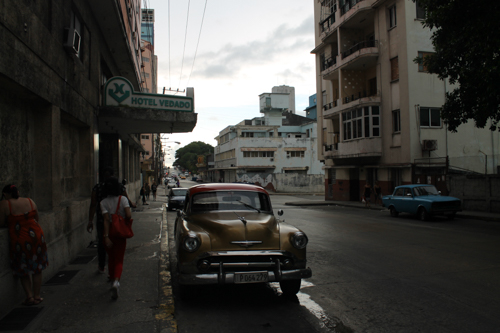
#> input picture 7_WS19/Bildverarbeitung/Uebungen/Uebung03/bild01.jpg, 500 x 333 px
$ python uebung3.py
#> lines starting #> are read from the running program, lines starting #| are printed output that depends on the picture
from PIL import Image
import numpy as np
import matplotlib.pyplot as plt
import matplotlib.cm as cm


def compute_Histo(img):
    img = np.asarray(img)
    histogram = np.zeros(256)

    for i, row in enumerate(img):
        for j, value in enumerate(row):
            histogram[int(value)] += 1

    return histogram


# Gibt normiertes kumuliertes Histogram (CDF) zurück
def compute_cumHisto(img, binSize=1):

    histo = img
    k = len(histo)
    n = 0

    for i in range(0, k):
        n += histo[i]

    p = np.zeros(int(np.ceil(256 / binSize)))
    c = float(histo[0])  # first value
    for i in range(1, k):
        c += histo[i]
        p[i // binSize] = c / n

    return p

# Führt diskrete Histogrammanpassung durch
def match_Histo(img_histo, ref_histo):

    k = len(img_histo)
    pa = compute_cumHisto(img_histo)
    pr = compute_cumHisto(ref_histo)

    lut = np.zeros(k)

    for a in range(0, k):
        j = k - 1

        while True:
            lut[a] = j
            j -= 1
            if j < 0 or pa[a] > pr[j]:
                break

    return lut


def apply_LUT(img, lut):

    new = np.zeros(np.shape(img)[:2])

    for i, row in enumerate(img):
        for j, pixel in enumerate(row):
            new[i][j] = lut[int(img[i][j])]

    return Image.fromarray(new)


def rgb2gray(rgb):

    img = np.asarray(rgb)
    gray = np.zeros(np.shape(img)[:2])

    for i, row in enumerate(img):
        for j, pixel in enumerate(row):
            gray[i][j] = (int(pixel[0]) + int(pixel[1]) + int(pixel[2])) // 3

    return gray


if __name__ == "__main__":

    # read img
    im = Image.open("bild01.jpg")
#> im is the input picture: PIL image 500x333 RGB; mean R, G, B 62.9, 61.8, 58.3
    ref = Image.open("bild02.jpg")
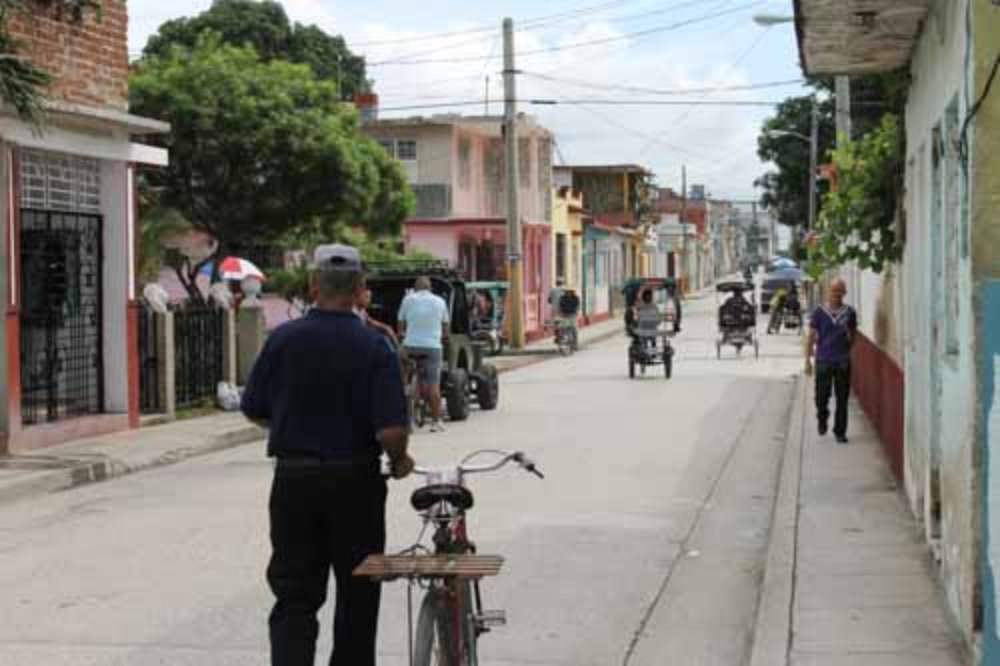
#> input picture 7_WS19/Bildverarbeitung/Uebungen/Uebung03/bild02.jpg, 1000 x 666 px
#> ref is the input picture: PIL image 1000x666 RGB; mean R, G, B 131.7, 129.6, 122.9

    # convert to numpy array
    arr_im = rgb2gray(im)
    arr_ref = rgb2gray(ref)
#> after the loop in rgb2gray (call 2), `for i, row in enumerate(img):`:
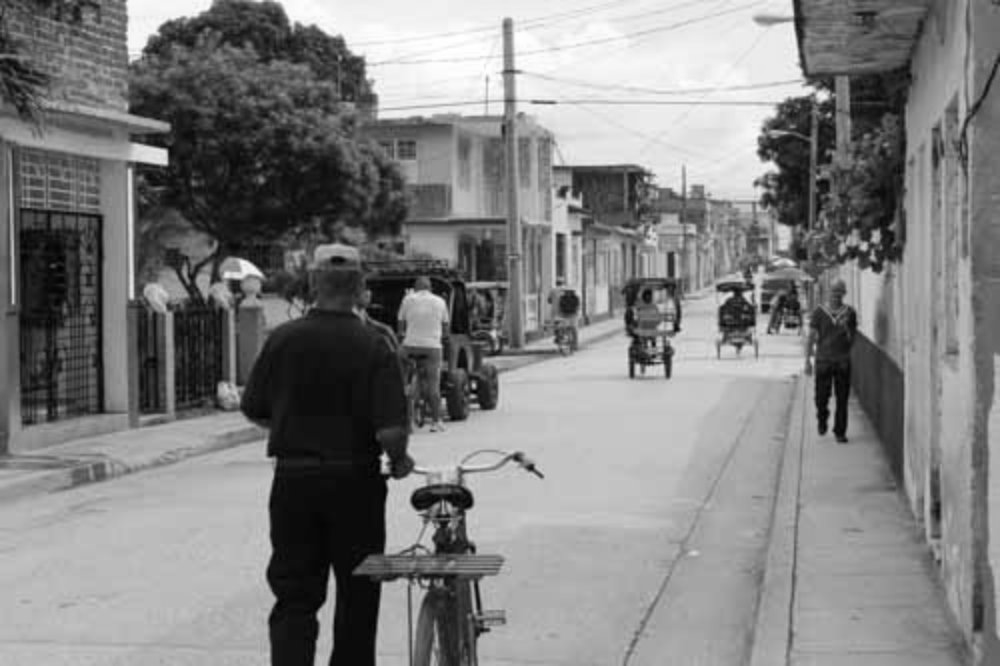
#> gray: shape (666, 1000) float64; min 0, max 255, mean 127.7

    # compute histograms
    histo_im = compute_Histo(arr_im)
#> after the loop in compute_Histo, `for i, row in enumerate(img):`: histogram = 256 values, max 3752 at index 24, min 3 at index 197, mean 650.4
#> histo_im has the same summary as histogram in compute_Histo
    histo_ref = compute_Histo(arr_ref)
#> histo_ref = 256 values, max 10015 at index 187, min 7 at index 0, mean 2601.6

    # compute new image with lut
    lut = match_Histo(histo_im, histo_ref)
#> in match_Histo, `k = len(img_histo)`: k = 256
#> in compute_cumHisto, `histo = img`: histo has the same summary as histogram in compute_Histo
#> the loop in compute_cumHisto, `for i in range(0, k):` made 256 passes
#> n on passes 1 to 3: 163, 711, 2641
#> after the loop in compute_cumHisto, `for i in range(0, k):`: n = 166500
#> in compute_cumHisto, `c = float(histo[0])`: c = 163
#> the loop in compute_cumHisto, `for i in range(1, k):` made 255 passes
#> c on passes 1 to 3: 711, 2641, 6138
#> after the loop in compute_cumHisto, `for i in range(1, k):`: c = 166500; p = 256 values from 0 to 1
#> the loop in compute_cumHisto (call 2), `for i in range(0, k):` made 256 passes
#> n on passes 1 to 3: 7, 22, 52
#> the loop in compute_cumHisto (call 2), `for i in range(1, k):` made 255 passes
#> c on passes 1 to 3: 22, 52, 119
#> after the loop in match_Histo, `for a in range(0, k):`: lut = 256 values from 0 to 255
#> lut = 256 values from 0 to 255
    im_new = apply_LUT(arr_im, lut)
#> after the loop in apply_LUT, `for i, row in enumerate(img):`:
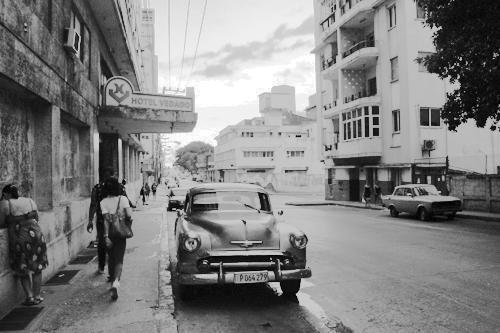
#> new: shape (333, 500) float64; min 0, max 255, mean 129.1

    # compute new histogram of new image
    histo_new = compute_Histo(im_new)
#> histo_new = 256 values, max 3752 at index 101, min 0 at index 1, mean 650.4

    # plot information
    N = histo_new.size
#> N = 256
    x = range(N)
    width = 1

    # plot histogram of image
    plt.figure(1)
    plt.subplot(211)
    plt.bar(x, histo_im, width, color="blue")
    plt.xlim([0, N-1])
    # plot new img
    plt.figure(1)
    plt.subplot(212)
    plt.imshow(im, cmap=cm.Greys_r)

    # plot histogram of new image
    plt.figure(2)
    plt.subplot(211)
    plt.bar(x, histo_new, width, color="blue")
    plt.xlim([0, N-1])
    # plot new img
    plt.figure(2)
    plt.subplot(212)
    plt.imshow(im_new, cmap=cm.Greys_r)

    # plot reference histogram
    plt.figure(3)
    plt.subplot(211)
    plt.bar(x, histo_ref, width, color="blue")
    plt.xlim([0,N-1])
    # plot reference image
    plt.figure(3)
    plt.subplot(212)
    plt.imshow(ref, cmap=cm.Greys_r)

    plt.show()
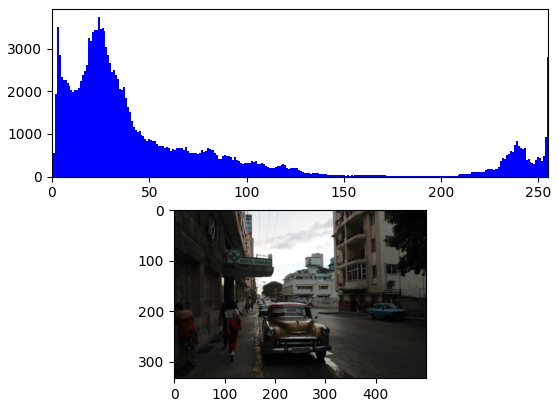
#> figure drawn by matplotlib, 2 panels; panel 1: tallest bar 3752 high, from x = 23.5 to 24.5
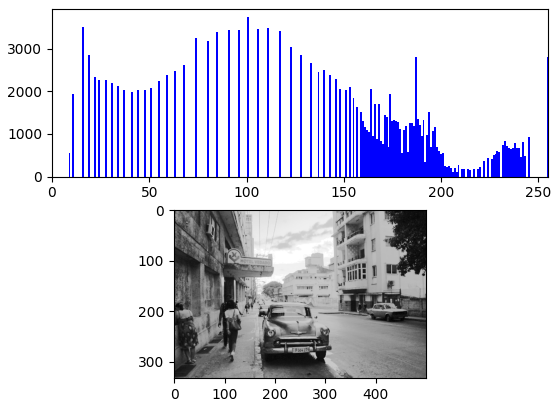
#> figure drawn by matplotlib, 2 panels; panel 1: tallest bar 3752 high, from x = 100.5 to 101.5
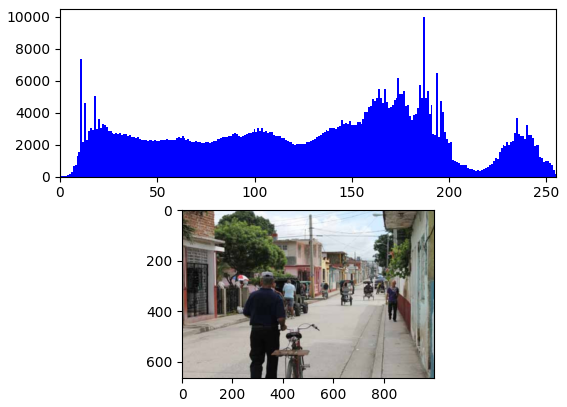
#> figure drawn by matplotlib, 2 panels; panel 1: tallest bar 10015 high, from x = 186.5 to 187.5
